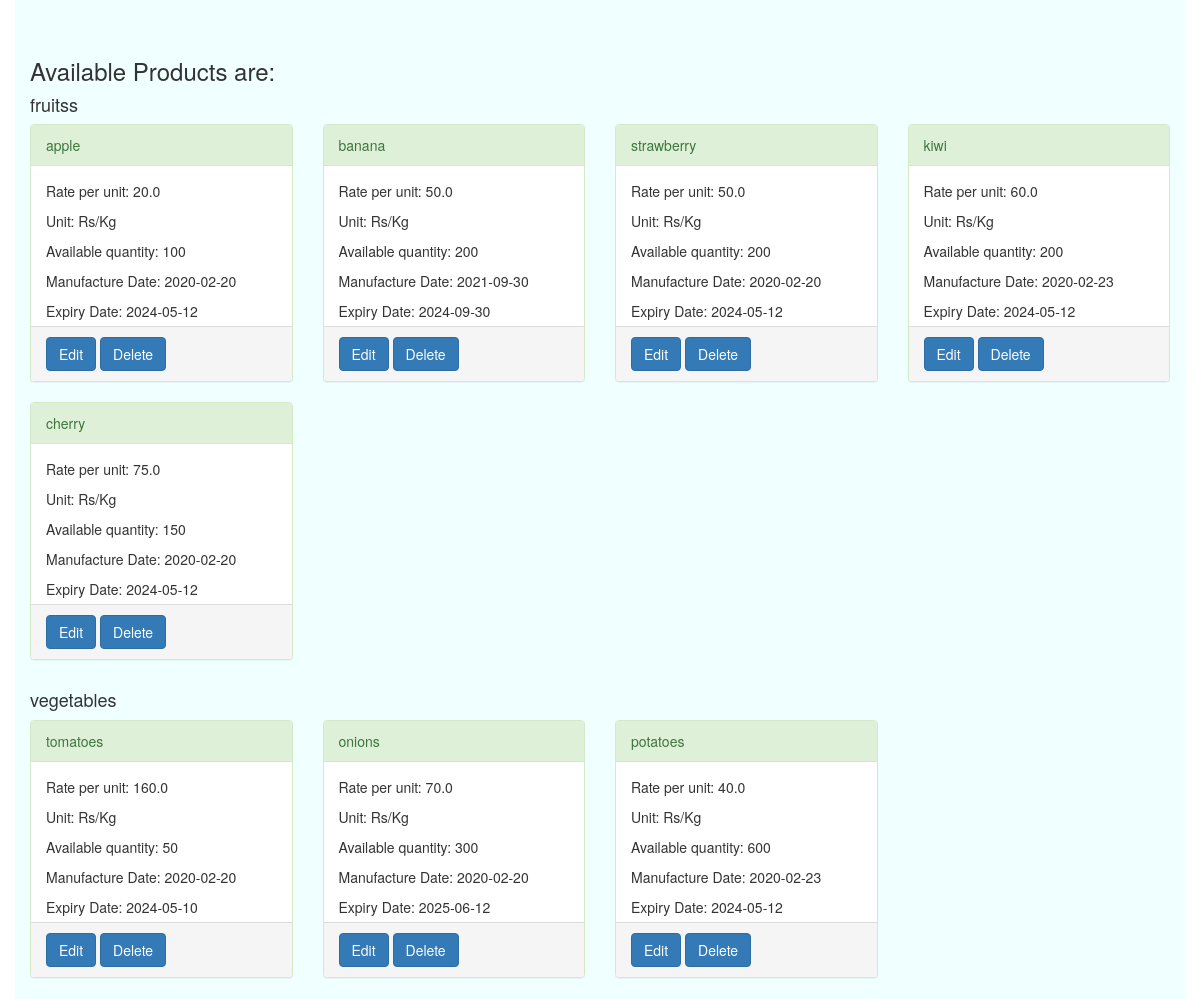
/admin_products (signed in, middle part), run on an earlier commit of the app's database.
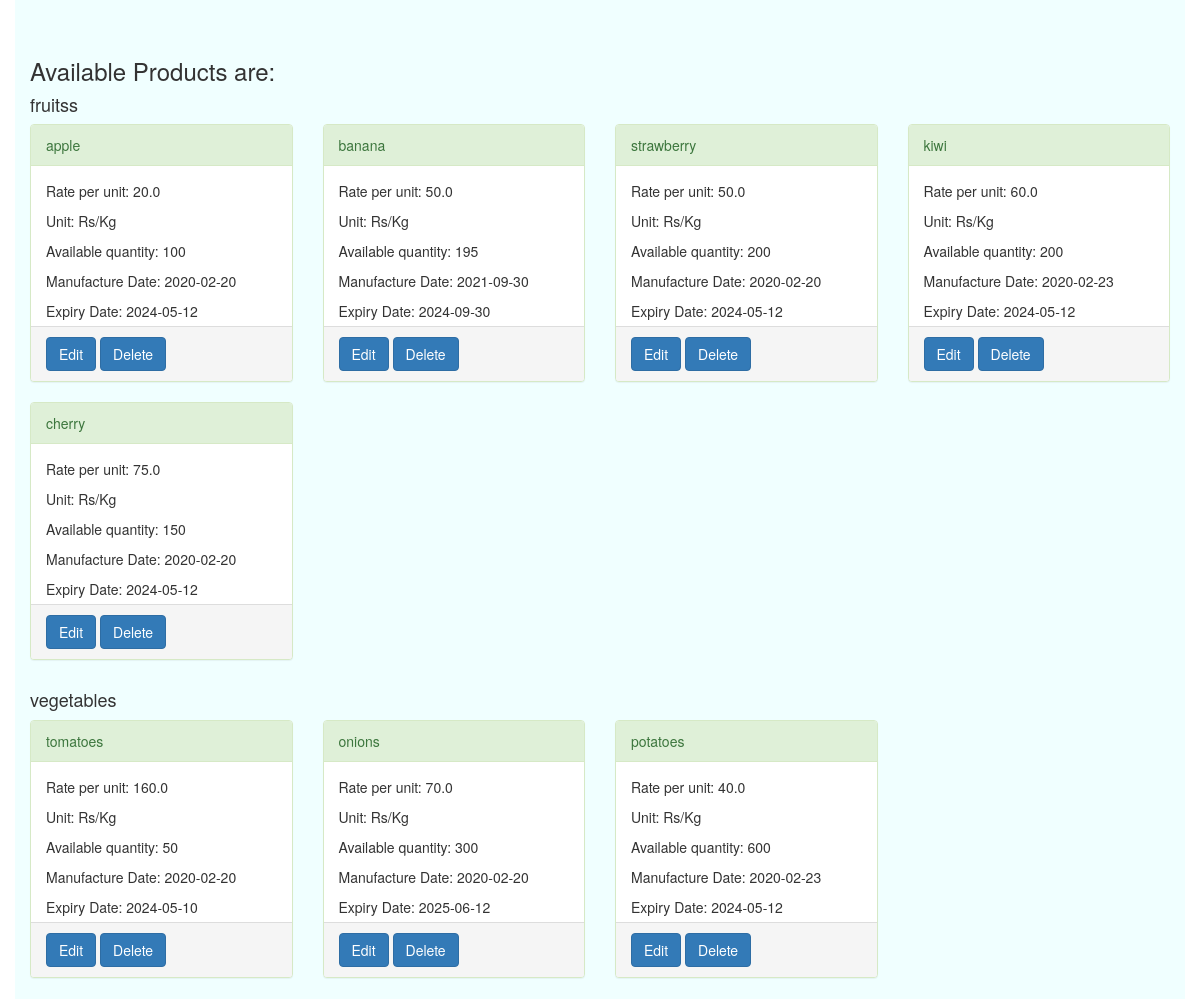
And on a later commit of the database.
### models.py (models this page shows)
class Products(db.Model):
    id = db.Column(db.Integer, nullable=False, autoincrement=True, unique=True, primary_key=True)
    name = db.Column(db.String, unique=True, nullable=False)
    manufacture_date = db.Column(db.DateTime, nullable=False)
    expiry_date = db.Column(db.DateTime, nullable=False)
    rate_per_unit=db.Column(db.Float, nullable=False)
    unit=db.Column(db.String, nullable=False, default="Rs/kg")
    available_quantity=db.Column(db.Integer, nullable=False)
    category_id=db.Column(db.Integer, db.ForeignKey("categories.id"), nullable=False)
    categories=db.relationship("Categories", backref='products', primaryjoin='Products.category_id == Categories.id')

### routes.py (the view, shortened to what this page needs)
@routes.route("/admin_products", methods=["GET", "POST"])
@login_required
def admin_products():
    category_name = request.args.get('category')
    products = Products.query.options(joinedload(Products.categories)).order_by(Products.category_id).all()
    if not products:
        flash("No Products found. Add them.","success")
    products_grouped = {}
    for product in products:
        category_name = product.categories.name
        if category_name not in products_grouped:
            products_grouped[category_name] = []
        products_grouped[category_name].append(product)
    return render_template("admin_products.html", products_grouped=products_grouped)

### app.py (called while the page is built)
def create_app():
    app = Flask(__name__)
    app.static_url_path = '/static'
    app.secret_key = "KEY"
    app.config['SQLALCHEMY_DATABASE_URI'] = 'sqlite:///grocery_store.db'
    db.init_app(app)
    migrate.init_app(app, db)
    login_manager.login_view = 'routes.login'  # Set the login view function name
    login_manager.init_app(app)
    @login_manager.user_loader
    def load_user(user_id):
        return Users.query.get(int(user_id))
    app.register_blueprint(routes)
    return app

### templates/admin_products.html (shortened to what this page needs)
{% extends "admin_base.html" %}
{% block div %}
<br>
<br>
<div class="row">
    <div class="col-md-12">
      <h3>Available Products are:</h3>
      {% for category, products in products_grouped.items() %}
        <h4>{{ category }}</h4>
        <div class="row">
          {% for product in products %}
          <div class="col-md-3">
            <div class="panel panel-success">
                <div class="panel-heading">{{product.name}}</div>
                <div class="panel-body" style="height: 160px;">
                    <p>Rate per unit: {{product.rate_per_unit}}</p>
                    <p>Unit: {{product.unit}}</p>
                    <p>Available quantity: {{product.available_quantity}}</p>
                    <p>Manufacture Date: {{product.manufacture_date.strftime('%Y-%m-%d')}}</p>
                    <p>Expiry Date: {{product.expiry_date.strftime('%Y-%m-%d')}}</p>
                </div>
                <div class="panel-footer">
                    <a href="/edit_product/{{product.id}}" class="btn btn-primary" name="edit" value="edit">Edit</a>
                    <a href="/delete_product/{{product.id}}" class="btn btn-primary" name="delete" value="delete">Delete</a>
                </div>
            </div>
        </div>
          {% endfor %}
        </div>
      {% endfor %}
    </div>
  </div>
{% endblock %}

What changed in the data, as far as the page shows it:
changed Products "banana": available_quantity "200" → "195"
